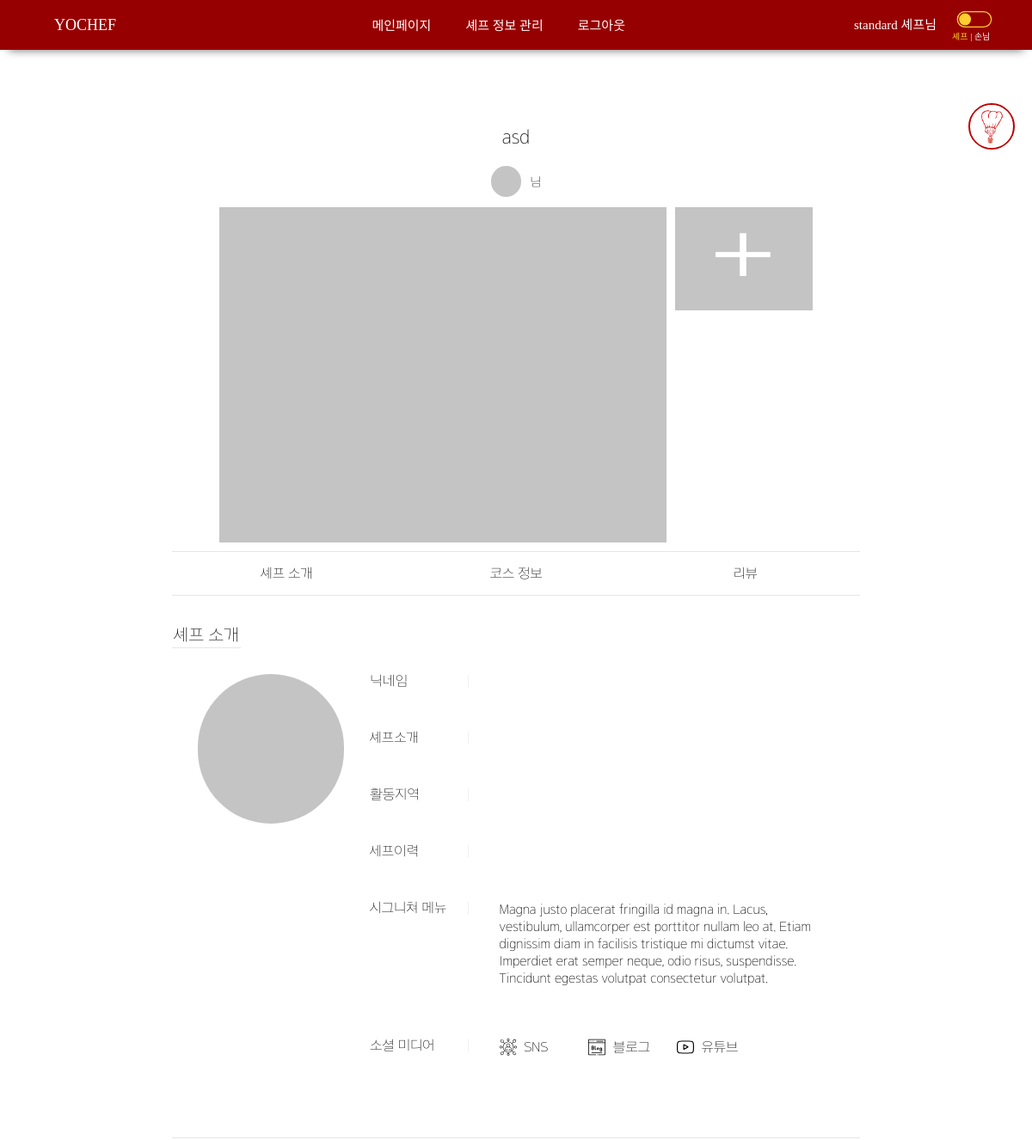
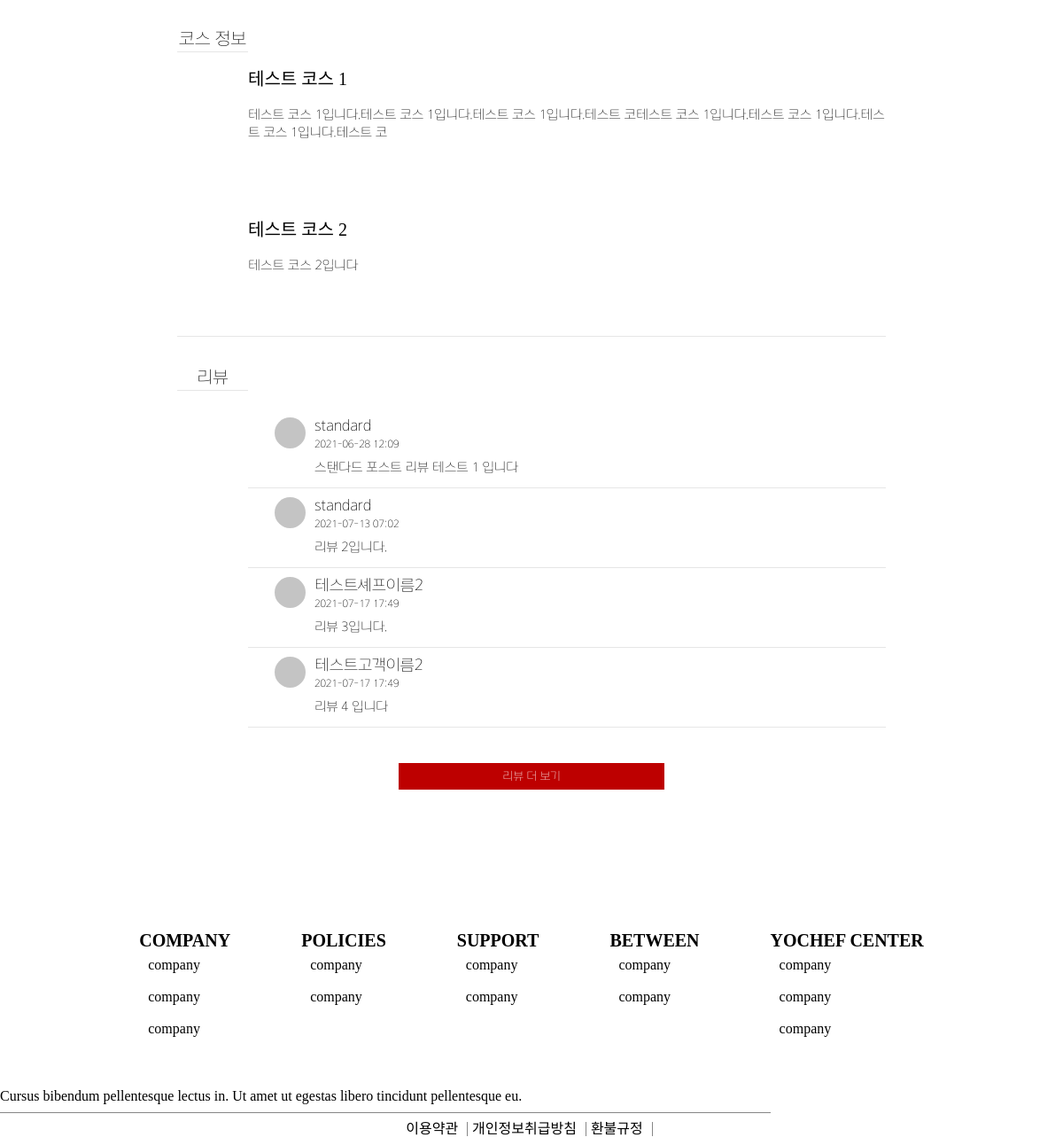
Screenshot of /detail/1 (signed in) with the database file from the repository (2 pictures, top to bottom).
### customer/models.py (models this page shows, shortened)
class Customer(models.Model):
	user = models.OneToOneField(User, on_delete=models.CASCADE)
	name = models.CharField(max_length=50)
	email = models.EmailField(null=True)
	phoneNum = models.CharField(max_length=11)
	point = models.IntegerField(default=0)
	isChef = models.BooleanField(default=False)
	registerDate = models.DateTimeField(auto_now_add=True)
	currentVer = models.IntegerField(default=0)

class Review(models.Model):
	post = models.ForeignKey('chef.Post', on_delete=models.CASCADE)
	customer = models.ForeignKey(Customer, null=True, on_delete=models.SET_NULL)
	book = models.ForeignKey(Book, on_delete=models.CASCADE)
	pubdate = DateTimeField(auto_now=True)
	description = models.TextField(max_length=5000)

### chef/models.py (models this page shows, shortened)
class Post(models.Model):
	chef = models.OneToOneField(Chef, on_delete=models.CASCADE)
	region = models.IntegerField(null=True)
	regionDetail = models.ForeignKey(RegionDetail, null=True, on_delete=models.SET_NULL)
	title = models.TextField(max_length=255, null=True)
	introduce = models.TextField(max_length=5000, null=True)
	category = models.IntegerField(null=True)		# 한식, 일식, 중식, 아시안, 양식, 채식
	notice = models.TextField(max_length=5000, null=True)
	movingPrice = models.IntegerField(default=0)
	isOpen = models.BooleanField(default=True)
	registerDate = models.DateTimeField(auto_now=True)

class Course(models.Model):
	post = models.ForeignKey(Post, on_delete=models.CASCADE)
	title = models.TextField(max_length=1000)
	description = models.TextField(max_length=5000, null=True)
	price = models.IntegerField()

### public/views.py (the view)
# urls.py: path('detail/<int:post_id>', detail, name="detail"),
def detail(request, post_id):
    post = Post.objects.get(id = post_id)
    courses = Course.objects.filter(post = post)
    reviews = Review.objects.filter(post = post)
    is_review_over = False
    if len(reviews) > 4 : is_review_over = True
    reviews = reviews[:4]
    schedules = Schedule.objects.all().order_by('eventDate', 'id')
    try:
        post_cover_imgurl = File.objects.get(post=post, category=4).attachment.url
    except:
        post_cover_imgurl = None
    post_imgs = File.objects.filter(post=post, category=3).order_by('order')
    if post_imgs.count() < 3 :
        more_img = 1
    else :
        more_img = post_imgs[2]
    try:
        profile_imgurl = File.objects.get(chef=request.user.customer.chef, category=1).attachment.url
    except:
        profile_imgurl = None
    for idx in range(len(courses)):
        courses[idx].course_imgs = File.objects.filter(course=courses[idx], category=3)
    available_schedules = []
    for schedule in schedules :
        if not Book.objects.filter(schedule = schedule, paymentStatus = 2).exists() :
            available_schedules.append(schedule)
    if Like.objects.filter(customer=request.user.customer, chef=post.chef).exists():
        is_like = True
    else:
        is_like = False
    return render(request, 'detail.html', {'post': post, 'courses':courses, 'reviews': reviews, 'is_review_over': is_review_over, 'schedules':available_schedules
    , 'post_cover_imgurl': post_cover_imgurl, 'post_imgs_uptotwo': post_imgs[:2], 'more_img': more_img, 'post_imgs': post_imgs,
    'profile_imgurl':profile_imgurl, 'is_like': is_like})

### chef/models.py (called while the page is built)
	def print_eventDateDay(self):
		t = ['일', '월', '화', '수', '목', '금', '토']
		return t[int(self.eventDate.strftime("%w"))]

### public/templates/detail.html (shortened to what this page needs)
{% extends 'base.html' %}
{% load static %}
{% block style %}
<link rel="stylesheet" href="{% static 'css/detail.css' %}">
{% endblock %}
{% block content %}
    <main>
        <div class="mainContainer">
            <div class="mainContainer__profile">
                <div class="mainContainer__profile__title">
                    <span>{{post.title}}</span>
                </div>
                <div class="mainContainer__profile__chef">
                    <img src="{{profile_imgurl}}" onerror="this.src=`{% static 'img/default.png' %}`">
                    <span>{{post.chef.nickname}} 님</span>
                </div>
                <div class="mainContainer__profile__dishImages">
                    <img src="{{post_cover_imgurl}}" onerror="this.src=`{% static 'img/default.png' %}`">
                    <div class="ectImg">
                        {% if more_img == 1 %}
                            <img src="{% static 'img/more.png' %}">
                        {% else %}
                            <img src="{{more_img.attachment.url}}" onerror="this.src=`{% static 'img/default.png' %}`">
                        {% endif %}
                    </div>
                </div>
            </div>
            <div class="tabs">
                <a href="#chefInfo">셰프 소개</a>
                <a href="#courseInfo">코스 정보</a>
                <a href="#review">리뷰</a>
            </div>
            <div class="mainContainer__chefInfo" id="chefInfo">
                <span>셰프 소개</span>
                <div class="mainBox__chefInfo">
                    <div class="mainBox__chefInfo__chefImage">
                        <img src="{{profile_imgurl}}" onerror="this.src=`{% static 'img/default.png' %}`">
                    </div>
                    <div class="mainBox__chefInfo__chefDetail">
                        <ul>
                            <li>
                                <span>닉네임</span>
                                <span>|</span>
                            </li>
                            <li>
                                <span>셰프소개</span>
                                <span>|</span>
                            </li>
                            <li>
                                <span>활동지역</span>
                                <span>|</span>
                            </li>
                            <li>
                                <span>세프이력</span>
                                <span>|</span>
                            </li>
                            <li>
                                <span>시그니쳐 메뉴</span>
                                <span>|</span>
                                <span>Magna justo placerat fringilla id magna in. Lacus, vestibulum, ullamcorper est porttitor nullam leo at. Etiam dignissim diam in facilisis tristique mi dictumst vitae. Imperdiet erat semper neque, odio risus, suspendisse.
                                    Tincidunt egestas volutpat consectetur volutpat.</span>
                            </li>
                            <li>
                                <span>소셜 미디어</span>
                                <span>|</span>
                                <span>
                                    {% if post.chef.snsLink is not None %}
                                    <img />
                                    <a href="{{post.chef.snsLink}}">SNS</a>
                                    {% endif %}
                                    {% if post.chef.blogLink is not None %}
                                    <img />
                                    <a href="{{post.chef.blogLink}}">블로그</a>
                                    {% endif %}
                                    {% if post.chef.youtubeLink is not None %}
                                    <img />
                                    <a  href="{{post.chef.youtubeLink}}">유튜브</a>
                                </span>
                                {% endif %}
                            </li>
                        </ul>
                    </div>
                </div>
            </div>
            <div class="mainContainer__courseInfo" id="courseInfo">
                <span>코스 정보</span>
                {% for course in courses %}
                <div class="mainBox__courseInfo" id="course{{forloop.counter}}">
                    <span>{{course.title}}</span>
                    <p>{{course.description}}</p>
                </div>
                {% endfor %}
            </div>
            <div class="mainContainer__review" id="review">
                <span>리뷰</span>
                <div class="mainBox__review">
                    {% for review in reviews %}
                    <div class="mainBox__review__detail" id="review{{review.id}}">
                        <img src="{{review.customer.profileImg}}" onerror="this.src=`{% static 'img/default.png' %}`">
                        <div class="userInfo__text">
                            <span>{{review.customer.name}}</span>
                            <span>{{review.pubdate|date:'Y-m-d H:i'}}</span>
                            <span>{{review.description}}</span>
                        </div>
                    </div>
                    {% endfor %}
                </div>
                {% if is_review_over %}
                <input type="button" onclick="location.href='/reviewDetail/{{post.id}}'" value="리뷰 더 보기">
                {% endif %}
            </div>
        </div>
    </main>
    <aside>
        <img src="{% static 'img/logo.png' %}" >
    </aside>
{% endblock %}

### yochef/templates/base.html (shortened to what this page needs)
<!DOCTYPE html>
<html lang="en">
{% load static %}
<head>
    {% load static %}
    <link rel="stylesheet" href="{% static 'css/base.css' %}" type="text/css">
    {% block style %}
    {% endblock %}
</head>
<body>
  <nav class="nav-container">
    <div class="nav__item nav--left"><a href="{% url 'main' %}">YOCHEF</a></div>
    {% if user.is_authenticated %}
      {% if user.customer.isChef %}
        {% if user.customer.currentVer == 1 %}
        <ul class="nav__item-container nav--middle">
          <li class="nav__item"><a href="{% url 'main' %}">메인페이지</a></li>
          <li class="nav__item"><a href="{% url 'editChefProfile' %}">셰프 정보 관리</a></li>
          <li class="nav__item"><a href="{% url 'logout' %}">로그아웃</a></li>
        </ul>
        <div class="nav__item-wrapper nav--right">
          <li class="nav__item"><a href="{% url 'mypage' %}">{{user.customer.name}} 셰프님</a></li>
          <div class="button-wrapper">
            <a href="{% url 'changePageVer' %}"><img /></a>
            <div class="chef-button-describe">셰프</div>
          </div>
          </div>
        {% endif %}
      {% endif %}
    {% endif %}
  </nav>
  <div class="contents">
    {% block content %}
    {% endblock %}
  </div>
  <footer id="footer">
    <div class="footer-link-container">
      <ul class="footer-container">
        <li><span class="footer-top">COMPANY</span></li>
        <li class="footer-item">company</li>
        <li class="footer-item">company</li>
        <li class="footer-item">company</li>
      </ul>
      <ul class="footer-container">
        <li><span class="footer-top">POLICIES</span></li>
        <li class="footer-item">company</li>
        <li class="footer-item">company</li>
      </ul>
      <ul class="footer-container">
        <li><span class="footer-top">SUPPORT</span></li>
        <li class="footer-item">company</li>
        <li class="footer-item">company</li>
      </ul>
      <ul class="footer-container">
        <li><span class="footer-top">BETWEEN</span></li>
        <li class="footer-item">company</li>
        <li class="footer-item">company</li>
      </ul>
      <ul class="footer-container">
        <li><span class="footer-top">YOCHEF CENTER</span></li>
        <li class="footer-item">company</li>
        <li class="footer-item">company</li>
        <li class="footer-item">company</li>
      </ul>
    </div>
    <div id="footer-bottom">
      <div class="footer-copyright-part">
        Cursus bibendum pellentesque lectus in. Ut amet ut egestas libero tincidunt pellentesque eu.
      </div>
      <div class="footer-bottom-container">
        <ul class="footer-bottom-link-item-container">
          <li class="footer-bottom-link-item"><a href="">이용약관</a></li>
          <li class="footer-bottom-link-item"><a href="">개인정보취급방침</a></li>
          <li class="footer-bottom-link-item"><a href="">환불규정</a></li>
        </ul>
      </div>
    </div>
  </footer>
</body>
</html>

### yochef/static/css/base.css (style rules this page uses)
html, body, div, span, applet, object, iframe, h1, h2, h3, h4, h5, h6, p, blockquote, pre, a, abbr, acronym, address, big, cite, code, del, dfn, em, img, ins, kbd, q, s, samp, small, strike, strong, sub, sup, tt, var, b, u, i, center, dl, dt, dd, ol, ul, li, fieldset, form, label, legend, table, caption, tbody, tfoot, thead, tr, th, td, article, aside, canvas, details, embed, figure, figcaption, footer, header, hgroup, menu, nav, output, ruby, section, summary, time, mark, audio, video { margin: 0; padding: 0; border: 0; font-size: 100%; font: inherit; vertical-align: baseline; }
article, aside, details, figcaption, figure, footer, header, hgroup, menu, nav, section { display: block; }
body { line-height: 1; }
ol, ul { list-style: none; }
input { border: none; }
main { margin: 90px 300px; }
@media screen and (min-width: 1100px) and (max-width: 1440px) { main { margin: 90px 200px; } }
img { border: 0; }
:root { --main-color: #BD0000; }
* { font-family: 'Arita-dotum-Thin'; }
html { height: 100%; }
body { margin: 0; padding: 0; height: 100%; display: flex; flex-direction: column; }
ul { list-style: none; }
a { text-decoration-line: none; color: black; }
.nav-container { width: 100%; background-color: #970000; box-shadow: 0 10px 10px -10px rgb(105, 105, 105); display: flex; flex-direction: row; justify-content: space-between; }
.nav__item-container { width: 64%; display: flex; flex-direction: row; justify-content: center; }
.nav__item { display: inline-block; font-size: 15px; font: white; padding: 23px 20px 20PX; text-align: center; font-family: 'Arita-dotum-medium'; }
.nav__item a { display: inline; color: white; text-decoration-line: none; position: inherit; }
.nav--left { float: left; margin-left: 43px; font-family: 'Arita-dotum-SemiBold'; font-size: 18px; padding: 20px 20PX; }
.nav--right { padding-right: 0px; display: inline-block; width: 18%; display: flex; flex-direction: row; justify-content: start; align-items: center; }
.nav--right>li { padding: 9px; }
.button-wrapper { display: flex; flex-direction: column; }
.nav--right img { width: 70px; height: 45px; }
.chef-button-describe { font-size: 10px; position: relative; top: -10px; padding-left: 9px; display: inline-block; color: #FFCE31; font-family: 'Arita-dotum'; }
.chef-button-describe::after { content: "| 손님"; color: white; font-size: 10px; padding: 3px; }
#footer { flex-shrink: 0; margin-top: auto; display: flex; flex-direction: column; }
.footer-link-container { display: flex; flex-direction: row; justify-content: center; align-items: flex-start; }
.footer-container { display: flex; flex-direction: column; justify-content: space-around; padding: 40px; }
.footer-top { font-size: 20px; font-weight: 700; }
.footer-item { padding: 10px; display: inline; }
#footer-bottom { display: flex; flex-direction: column; }
.footer-copyright-part { display: inline-box; width: 860px; margin-top: 20; font-weight: 200; padding: 10px 10px 10px 0px; border-bottom: #868686 solid 0.5px; }
.footer-bottom-container { display: flex; flex-direction: row; justify-content: center; }
.footer-bottom-link-item-container { display: flex; flex-direction: row; justify-content: flex-start; margin: 0px; padding: 0px; }
.footer-bottom-link-item { display: inline; padding: 0px 10px 0px 0px; margin: 10px 5px 10px 0px; border-right: #868686 solid 0.5px; }
.footer-bottom-link-item a { text-decoration: none; color: black; font-size: 16px; }

### rows the page displays
Post: title "asd"
Course: title "테스트 코스 1", description "테스트 코스 1입니다.테스트 코스 1입니다.테스트 코스 1입니다.테스트 코테스트 코스 1입니다.테스트 코스 1입니다.테스트 코스 1입니다.테스트 코"
Course: title "테스트 코스 2", description "테스트 코스 2입니다"
Review: customer.name "standard", pubdate "2021-06-28 12:09", description "스탠다드 포스트 리뷰 테스트 1 입니다"
Review: customer.name "standard", pubdate "2021-07-13 07:02", description "리뷰 2입니다."
Review: customer.name "테스트셰프이름2", pubdate "2021-07-17 17:49", description "리뷰 3입니다."
Review: customer.name "테스트고객이름2", pubdate "2021-07-17 17:49", description "리뷰 4 입니다"

### other values shown
{{ user.customer.name }} "standard"
